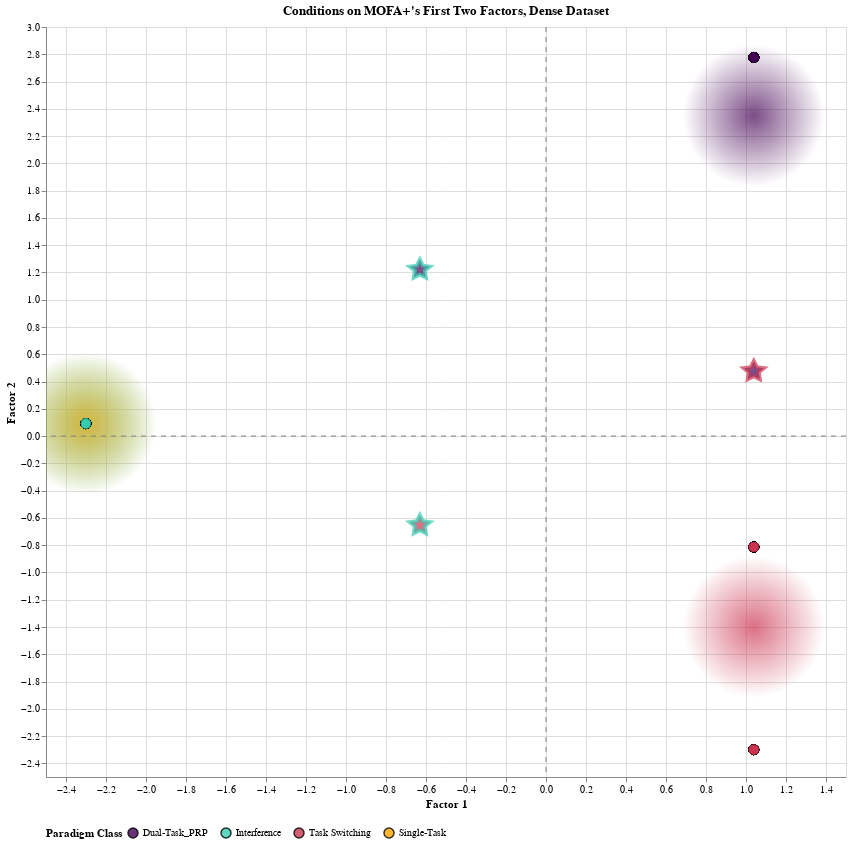

Source (notebook cell):
### Markdown cell above
The plot below is the direct analog of the PCA scatter plot. Each point is an experimental condition, plotted in the space defined by the latent factors. We color by the paradigm class (group) assigned during preprocessing to see if the factors successfully separate these classes.

### Code cell
# --- 5. Define Tooltip Columns ---
tooltip_cols = [
    alt.Tooltip('Experiment:N', title='Experiment'),
    alt.Tooltip('Paradigm:N', title='Paradigm Class'),
    alt.Tooltip('Task 2 Response Probability:Q', title='T2 Response Probability', format='.2f'),
    alt.Tooltip('Inter-task SOA:N', title='Inter-task SOA'),
    alt.Tooltip('Distractor SOA:N', title='Distractor SOA'),
    alt.Tooltip('Task 1 CSI:Q', title='T1 CSI', format='.0f'),
    alt.Tooltip('Task 2 CSI:Q', title='T2 CSI', format='.0f'),
    alt.Tooltip('RSI:Q', title='RSI', format='.0f'),
    alt.Tooltip('RSI is Predictable:N', title='RSI Predictable'),
    alt.Tooltip('Switch Rate:Q', title='Switch Rate (%)', format='.1f'),
    alt.Tooltip('Trial Transition Type:N', title='Transition Type'),
    #alt.Tooltip('Stimulus-Stimulus Congruency:N', title='Stimulus-Stimulus Congruency'),
    #alt.Tooltip('Stimulus-Response Congruency:N', title='Stimulus-Response Congruency'),
    alt.Tooltip('Stimulus Bivalence & Congruency:N', title='Stimulus Bivalence & Congruency'),
    alt.Tooltip('Response Set Overlap:N', title='Response Set Overlap'),
    alt.Tooltip('Task 1 Stimulus-Response Mapping:N', title='T1 Stimulus-Response Mapping'),
    alt.Tooltip('Task 2 Stimulus-Response Mapping:N', title='T2 Stimulus-Response Mapping'),
    alt.Tooltip('Task 1 Difficulty:Q', title='T1 Difficulty', format='.1f'),
    alt.Tooltip('Task 2 Difficulty:Q', title='T2 Difficulty', format='.1f'),
    alt.Tooltip('Task 2 CSI is NA:N', title='T2 CSI is N/A'),
    alt.Tooltip('Task 2 Difficulty is NA:N', title='T2 Difficulty is N/A'),
    alt.Tooltip('Inter-task SOA is NA:N', title='Inter-task SOA is N/A'),
    alt.Tooltip('Distractor SOA is NA:N', title='Distractor SOA is N/A'),
    alt.Tooltip('Intra-Trial Task Relationship:N', title='Intra-Trial Task Relationship')
]
model_filepath = f"mofa_models/cognitive_control_conditions_ard_factors_{ard_factors}_model.hdf5" 
mofa_model = mfx.mofa_model(model_filepath)
factors_df = mofa_model.get_factors(df=True)

# --- 1. Combine data and calculate centroids ---
mofa_plot_df = pd.concat([
    df_processed.reset_index(drop=True),
    factors_df.reset_index(drop=True)
], axis=1)
mofa_plot_df['Point Type'] = 'Empirical Data'

centroids_df = au.find_centroids(mofa_plot_df[[c for c in mofa_plot_df.columns if c.startswith("Factor")] + ["Paradigm"]], paradigm_col='Paradigm')
centroids_df = pd.DataFrame.from_dict(centroids_df, orient='index').reset_index()
centroids_df = centroids_df.rename(columns={'index': 'Paradigm'})
centroids_df['Point Type'] = 'Centroid'

# --- 2. Generate interpolated points using the new utility function ---
interpolation_pairs = [
    ('Dual-Task_PRP', 'Task Switching'),
    ('Dual-Task_PRP', 'Interference'),
    ('Task Switching', 'Interference')
]

model_artifacts_mofa = {'type': 'mofa', 'model': mofa_model, 'preprocessor': preprocessor}

interpolated_df = au.generate_interpolated_points(
    latent_space_df=mofa_plot_df,
    model_artifacts=model_artifacts_mofa,
    interpolation_pairs=interpolation_pairs
)

final_plot_df = pd.concat([mofa_plot_df, centroids_df, interpolated_df], ignore_index=True)
final_plot_df['Parent1'] = final_plot_df['Parent1'].fillna('N/A')
final_plot_df['Parent2'] = final_plot_df['Parent2'].fillna('N/A')
final_plot_df = plot.add_na_mask_from_flag(final_plot_df)

# Now, call the plotting function from plot.py
mofa_chart = plot.create_latent_space_plot(final_plot_df, "Factor1", "Factor2", "Factor 1", "Factor 2", "Conditions on MOFA+'s First Two Factors, Dense Dataset", tooltip_cols,
                                          has_interpolation=True, output_filename="mofa_plot_dense_dataset.png")
mofa_chart

### Figure 1 — Vega-Lite specification as saved in the notebook (floating-point values rounded to 4 significant figures; data arrays with more than 128 entries replaced by an {"elided": "..."} marker saying what was removed)
{"config": {"view": {"continuousWidth": 300, "continuousHeight": 300}}, "layer": [{"data": {"name": "data-f34b732ad763dd2bea9549d37136627f"}, "mark": {"type": "circle", "size": 20000}, "encoding": {"color": {"value": {"gradient": "radial", "stops": [{"color": "#440154", "offset": 0}, {"color": "rgba(68, 1, 84, 0)", "offset": 1}]}}, "x": {"field": "Factor1", "type": "quantitative"}, "y": {"field": "Factor2", "type": "quantitative"}}, "name": "view_3", "transform": [{"filter": "((datum.Paradigm === 'Dual-Task_PRP') && (datum['Point Type'] === 'Centroid'))"}]}, {"data": {"name": "data-f34b732ad763dd2bea9549d37136627f"}, "mark": {"type": "circle", "size": 20000}, "encoding": {"color": {"value": {"gradient": "radial", "stops": [{"color": "#34CBAF", "offset": 0}, {"color": "rgba(52, 203, 175, 0)", "offset": 1}]}}, "x": {"field": "Factor1", "type": "quantitative"}, "y": {"field": "Factor2", "type": "quantitative"}}, "transform": [{"filter": "((datum.Paradigm === 'Interference') && (datum['Point Type'] === 'Centroid'))"}]}, {"data": {"name": "data-f34b732ad763dd2bea9549d37136627f"}, "mark": {"type": "circle", "size": 20000}, "encoding": {"color": {"value": {"gradient": "radial", "stops": [{"color": "#CB3450", "offset": 0}, {"color": "rgba(203, 52, 80, 0)", "offset": 1}]}}, "x": {"field": "Factor1", "type": "quantitative"}, "y": {"field": "Factor2", "type": "quantitative"}}, "transform": [{"filter": "((datum.Paradigm === 'Task Switching') && (datum['Point Type'] === 'Centroid'))"}]}, {"data": {"name": "data-f34b732ad763dd2bea9549d37136627f"}, "mark": {"type": "circle", "size": 20000}, "encoding": {"color": {"value": {"gradient": "radial", "stops": [{"color": "#FFA500", "offset": 0}, {"color": "rgba(255, 165, 0, 0)", "offset": 1}]}}, "x": {"field": "Factor1", "type": "quantitative"}, "y": {"field": "Factor2", "type": "quantitative"}}, "transform": [{"filter": "((datum.Paradigm === 'Single-Task') && (datum['Point Type'] === 'Centroid'))"}]}, {"data": {"name": "data-f34b732ad763dd2bea9549d37136627f"}, "mark": {"type": "circle", "opacity": 0.8, "size": 100, "stroke": "black", "strokeWidth": 0.2}, "encoding": {"color": {"field": "Paradigm", "legend": {"direction": "horizontal", "orient": "bottom", "titleAnchor": "middle", "titleOrient": "left"}, "scale": {"domain": ["Dual-Task_PRP", "Interference", "Task Switching", "Single-Task"], "range": ["#440154", "#34CBAF", "#CB3450", "#FFA500"]}, "title": "Paradigm Class", "type": "nominal"}, "tooltip": [{"field": "Experiment", "title": "Experiment", "type": "nominal"}, {"field": "Paradigm", "title": "Paradigm Class", "type": "nominal"}, {"field": "Task 2 Response Probability", "format": ".2f", "title": "T2 Response Probability", "type": "quantitative"}, {"field": "Inter-task SOA", "title": "Inter-task SOA", "type": "nominal"}, {"field": "Distractor SOA", "title": "Distractor SOA", "type": "nominal"}, {"field": "Task 1 CSI", "format": ".0f", "title": "T1 CSI", "type": "quantitative"}, {"field": "Task 2 CSI", "format": ".0f", "title": "T2 CSI", "type": "quantitative"}, {"field": "RSI", "format": ".0f", "title": "RSI", "type": "quantitative"}, {"field": "RSI is Predictable", "title": "RSI Predictable", "type": "nominal"}, {"field": "Switch Rate", "format": ".1f", "title": "Switch Rate (%)", "type": "quantitative"}, {"field": "Trial Transition Type", "title": "Transition Type", "type": "nominal"}, {"field": "Stimulus Bivalence & Congruency", "title": "Stimulus Bivalence & Congruency", "type": "nominal"}, {"field": "Response Set Overlap", "title": "Response Set Overlap", "type": "nominal"}, {"field": "Task 1 Stimulus-Response Mapping", "title": "T1 Stimulus-Response Mapping", "type": "nominal"}, {"field": "Task 2 Stimulus-Response Mapping", "title": "T2 Stimulus-Response Mapping", "type": "nominal"}, {"field": "Task 1 Difficulty", "format": ".1f", "title": "T1 Difficulty", "type": "quantitative"}, {"field": "Task 2 Difficulty", "format": ".1f", "title": "T2 Difficulty", "type": "quantitative"}, {"field": "Task 2 CSI is NA", "title": "T2 CSI is N/A", "type": "nominal"}, {"field": "Task 2 Difficulty is NA", "title": "T2 Difficulty is N/A", "type": "nominal"}, {"field": "Inter-task SOA is NA", "title": "Inter-task SOA is N/A", "type": "nominal"}, {"field": "Distractor SOA is NA", "title": "Distractor SOA is N/A", "type": "nominal"}, {"field": "Intra-Trial Task Relationship", "title": "Intra-Trial Task Relationship", "type": "nominal"}], "x": {"field": "Factor1", "title": "Factor 1", "type": "quantitative"}, "y": {"field": "Factor2", "title": "Factor 2", "type": "quantitative"}}, "transform": [{"filter": "(datum['Point Type'] === 'Empirical Data')"}]}, {"data": {"name": "data-f34b732ad763dd2bea9549d37136627f"}, "mark": {"type": "point", "filled": true, "shape": "M0,.5L.6,.8L.5,.1L1,-.3L.3,-.4L0,-1L-.3,-.4L-1,-.3L-.5,.1L-.6,.8L0,.5Z", "size": 400, "strokeWidth": 4}, "encoding": {"color": {"field": "Parent1", "legend": null, "scale": {"domain": ["Dual-Task_PRP", "Interference", "Task Switching", "Single-Task"], "range": ["#440154", "#34CBAF", "#CB3450", "#FFA500"]}, "title": "Paradigm Class", "type": "nominal"}, "stroke": {"field": "Parent2", "legend": null, "scale": {"domain": ["Dual-Task_PRP", "Interference", "Task Switching", "Single-Task"], "range": ["#440154", "#34CBAF", "#CB3450", "#FFA500"]}, "title": "Paradigm Class", "type": "nominal"}, "tooltip": [{"field": "Experiment", "title": "Experiment", "type": "nominal"}, {"field": "Paradigm", "title": "Paradigm Class", "type": "nominal"}, {"field": "Task 2 Response Probability", "format": ".2f", "title": "T2 Response Probability", "type": "quantitative"}, {"field": "Inter-task SOA", "title": "Inter-task SOA", "type": "nominal"}, {"field": "Distractor SOA", "title": "Distractor SOA", "type": "nominal"}, {"field": "Task 1 CSI", "format": ".0f", "title": "T1 CSI", "type": "quantitative"}, {"field": "Task 2 CSI", "format": ".0f", "title": "T2 CSI", "type": "quantitative"}, {"field": "RSI", "format": ".0f", "title": "RSI", "type": "quantitative"}, {"field": "RSI is Predictable", "title": "RSI Predictable", "type": "nominal"}, {"field": "Switch Rate", "format": ".1f", "title": "Switch Rate (%)", "type": "quantitative"}, {"field": "Trial Transition Type", "title": "Transition Type", "type": "nominal"}, {"field": "Stimulus Bivalence & Congruency", "title": "Stimulus Bivalence & Congruency", "type": "nominal"}, {"field": "Response Set Overlap", "title": "Response Set Overlap", "type": "nominal"}, {"field": "Task 1 Stimulus-Response Mapping", "title": "T1 Stimulus-Response Mapping", "type": "nominal"}, {"field": "Task 2 Stimulus-Response Mapping", "title": "T2 Stimulus-Response Mapping", "type": "nominal"}, {"field": "Task 1 Difficulty", "format": ".1f", "title": "T1 Difficulty", "type": "quantitative"}, {"field": "Task 2 Difficulty", "format": ".1f", "title": "T2 Difficulty", "type": "quantitative"}, {"field": "Task 2 CSI is NA", "title": "T2 CSI is N/A", "type": "nominal"}, {"field": "Task 2 Difficulty is NA", "title": "T2 Difficulty is N/A", "type": "nominal"}, {"field": "Inter-task SOA is NA", "title": "Inter-task SOA is N/A", "type": "nominal"}, {"field": "Distractor SOA is NA", "title": "Distractor SOA is N/A", "type": "nominal"}, {"field": "Intra-Trial Task Relationship", "title": "Intra-Trial Task Relationship", "type": "nominal"}], "x": {"field": "Factor1", "type": "quantitative"}, "y": {"field": "Factor2", "type": "quantitative"}}, "transform": [{"filter": "(datum['Point Type'] === 'Interpolated')"}]}, {"data": {"name": "data-a0a55d106695e8d630baff0f16eee66d"}, "mark": {"type": "rule", "color": "grey", "strokeDash": [5, 5]}, "encoding": {"y": {"field": "y", "type": "quantitative"}}}, {"data": {"name": "data-d285a7403ed98ae579761d64a864032b"}, "mark": {"type": "rule", "color": "grey", "strokeDash": [5, 5]}, "encoding": {"x": {"field": "x", "type": "quantitative"}}}], "height": 750, "params": [{"name": "param_3", "select": {"type": "interval", "encodings": ["x", "y"]}, "bind": "scales", "views": ["view_3"]}], "resolve": {"legend": {"color": "shared"}, "scale": {"color": "independent", "stroke": "independent"}}, "title": "Conditions on MOFA+'s First Two Factors, Dense Dataset", "width": 800, "$schema": "https://vega.github.io/schema/vega-lite/v5.20.1.json", "datasets": {"data-f34b732ad763dd2bea9549d37136627f": {"elided": "412 records"}, "data-a0a55d106695e8d630baff0f16eee66d": [{"y": 0}], "data-d285a7403ed98ae579761d64a864032b": [{"x": 0}]}}
